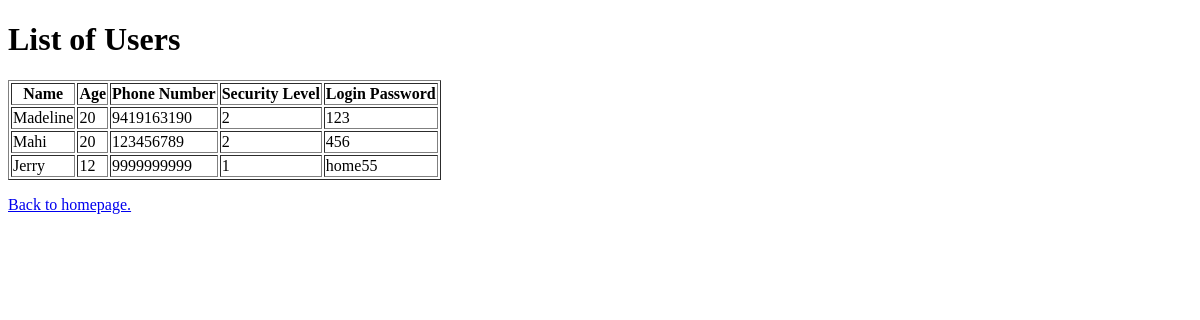
Page /listUsers (signed in) on the earlier database version.
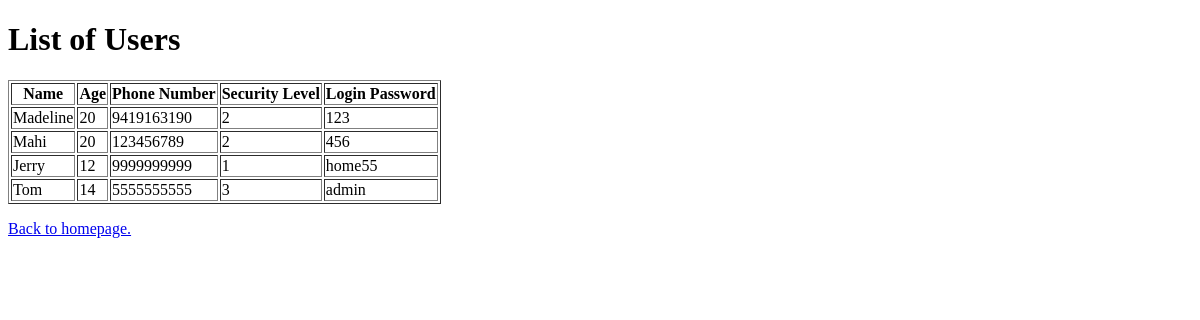
Same page on the later database version.
### tables this page shows
CREATE TABLE users(
	    Name TEXT NOT NULL, 
		Age INTEGER NOT NULL,
		PhoneNum INTEGER NOT NULL,
		SecLvl INTEGER NOT NULL,
		Password TEXT NOT NULL);

### Boss_M_Agrawal_M_Assignment5.py (the view)
@app.route('/listUsers')
def listUsers():
	if not session.get('logged_in'):
		return render_template('login.html')
	conn = get_db()
	cur = conn.cursor()
	cur.execute('SELECT * from users')
	users = cur.fetchall()
	conn.close()
	return render_template('list-baking-users.html', users = users)

### Boss_M_Agrawal_M_Assignment5.py (called while the page is built)
def get_db():
	conn = sqlite3.connect('./assignment5.db')
	conn.row_factory = sqlite3.Row
	return conn

### templates/list-baking-users.html (shortened to what this page needs)
<!DOCTYPE html>
<html lang="en">
<head>
</head>
<body>
    <h1>List of Users</h1>
    <table border="1">
        <tr>
            <th>Name</th>
            <th>Age</th>
            <th>Phone Number</th>
            <th>Security Level</th>
            <th>Login Password</th>
        </tr>
        {% for u in users %}
        <tr>
            <td>{{ u['Name'] }}</td>
            <td>{{ u['Age'] }}</td>
            <td>{{ u['PhoneNum'] }}</td>
            <td>{{ u['SecLvl'] }}</td>
            <td>{{ u['Password'] }}</td>
        </tr>
        {% endfor %}
    </table>
    <p><a href = "{{ url_for('home') }}">Back to homepage.</a></p>
</body>
</html>

Differences in the rows shown:
added users: Name "Tom", Age "14", PhoneNum "5555555555", SecLvl "3", Password "admin"
